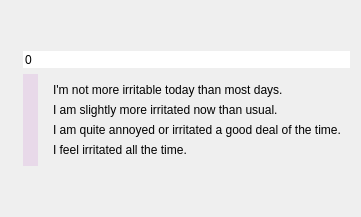
          <widget class="QWidget" name="pageOne">
           <layout class="QGridLayout" name="gridLayout_15">
            <item row="1" column="0">
             <widget class="QFrame" name="frame">
              <layout class="QGridLayout" name="gridLayout_37">
               <property name="leftMargin">
                <number>12</number>
               </property>
               <property name="topMargin">
                <number>0</number>
               </property>
               <property name="rightMargin">
                <number>0</number>
               </property>
               <property name="bottomMargin">
                <number>0</number>
               </property>
               <item row="1" column="1">
                <widget class="QFrame" name="frame">
                 <layout class="QVBoxLayout" name="verticalLayout_10">
                  <property name="spacing">
                   <number>6</number>
                  </property>
                  <property name="leftMargin">
                   <number>9</number>
                  </property>
                  <property name="topMargin">
                   <number>9</number>
                  </property>
                  <property name="rightMargin">
                   <number>9</number>
                  </property>
                  <property name="bottomMargin">
                   <number>9</number>
                  </property>
                  <item>
                   <widget class="QLabel" name="label_38">
                    <property name="text">
                     <string>I'm not more irritable today than most days.</string>
                    </property>
                   </widget>
                  </item>
                  <item>
                   <widget class="QLabel" name="label_39">
                    <property name="text">
                     <string>I am slightly more irritated now than usual.</string>
                    </property>
                   </widget>
                  </item>
                  <item>
                   <widget class="QLabel" name="label_40">
                    <property name="text">
                     <string>I am quite annoyed or irritated a good deal of the time.</string>
                    </property>
                   </widget>
                  </item>
                  <item>
                   <widget class="QLabel" name="label_41">
                    <property name="text">
                     <string>I feel irritated all the time.</string>
                    </property>
                   </widget>
                  </item>
                 </layout>
                </widget>
               </item>
               <item row="1" column="0">
                <widget class="QSlider" name="b_slider_11">
                 <property name="styleSheet">
                  <string notr="true">

/* ///////////////////////////////////////////////////////////////
QSlider Colors
/////////////////////////////////////////////////////////////// */

QSlider::handle:vertical {background:rgb(194,96,199);}
QSlider::handle:vertical:hover {background:rgb(234,136,239);}
QSlider::handle:vertical:pressed {background:rgb(144,46,149);}
QSlider::groove:vertical:hover {background:rgba(194,96,199,0.25);}
QSlider::groove:vertical {background:rgba(194,96,199,0.15);}

        </string>
                 </property>
                 <property name="maximum">
                  <number>3</number>
                 </property>
                 <property name="orientation">
                  <enum>Qt::Vertical</enum>
                 </property>
                 <property name="invertedAppearance">
                  <bool>true</bool>
                 </property>
                </widget>
               </item>
               <item row="0" column="0" colspan="2">
                <widget class="QSpinBox" name="b_box_11">
                 <property name="frame">
                  <bool>false</bool>
                 </property>
                 <property name="buttonSymbols">
                  <enum>QAbstractSpinBox::NoButtons</enum>
                 </property>
                </widget>
               </item>
              </layout>
             </widget>
            </item>
            <item row="2" column="0">
             <spacer name="verticalSpacer_23">
              <property name="orientation">
               <enum>Qt::Vertical</enum>
              </property>
              <property name="sizeHint" stdset="0">
               <size>
                <width>20</width>
                <height>40</height>
               </size>
              </property>
             </spacer>
            </item>
            <item row="0" column="0">
             <spacer name="verticalSpacer_24">
              <property name="orientation">
               <enum>Qt::Vertical</enum>
              </property>
              <property name="sizeHint" stdset="0">
               <size>
                <width>20</width>
                <height>40</height>
               </size>
              </property>
             </spacer>
            </item>
           </layout>
          </widget>
